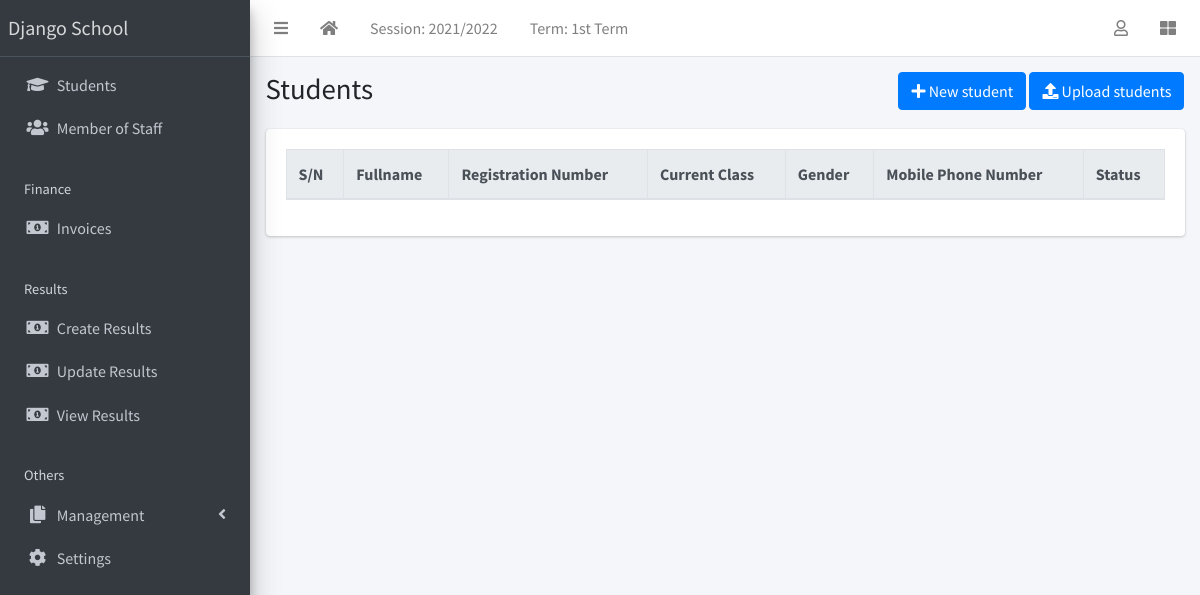
The app's page /student/list (signed in) with its own data.
### apps/corecode/models.py (models this page shows, shortened)
class AcademicSession(models.Model):
    name = models.CharField(max_length=200, unique=True)
    current = models.BooleanField(default=True)
    class Meta:
        ordering = ["-name"]

class AcademicTerm(models.Model):
    name = models.CharField(max_length=20, unique=True)
    current = models.BooleanField(default=True)
    class Meta:
        ordering = ["name"]

class SiteConfig(models.Model):
    key = models.SlugField()
    value = models.CharField(max_length=200)

### apps/students/views.py (the view)
# urls.py: path("list", StudentListView.as_view(), name="student-list"),
class StudentListView(LoginRequiredMixin, ListView):
    model = Student
    template_name = "students/student_list.html"

### apps/corecode/context_processors.py (called while the page is built)
def site_defaults(request):
    current_session = AcademicSession.objects.get(current=True)
    current_term = AcademicTerm.objects.get(current=True)
    vals = SiteConfig.objects.all()
    contexts = {
        "current_session": current_session.name,
        "current_term": current_term.name,
    }
    for val in vals:
        contexts[val.key] = val.value
    return contexts

### apps/students/templates/students/student_list.html (shortened to what this page needs)
{% extends 'base.html' %}
{% block title %}Students{% endblock title %}
{% block breadcrumb %}
<a class="btn btn-primary" href="{% url 'student-create' %}"><i
    class="fas fa-plus"></i> New student</a>
<a class="btn btn-primary" href="{% url 'student-upload' %}"><i
    class="fas fa-upload"></i> Upload students</a>
{% endblock breadcrumb %}
{% block content %}
  <div class="table-responsive">
    <table id="studenttable" class="table table-bordered table-hover" data-page-length='100'>
      <thead class="thead-light">
        <tr>
          <th>S/N</th>
          <th>Fullname</th>
          <th>Registration Number</th>
          <th>Current Class</th>
          <th>Gender</th>
          <th>Mobile Phone Number</th>
          <th>Status</th>
        </tr>
      </thead>
    </table>
  </div>
{% endblock content %}

### templates/base.html (shortened to what this page needs)
{% load static %}
<!DOCTYPE html>
<html lang="en">
<head>
  <link rel="stylesheet" href="{% static 'plugins/fontawesome-free/css/all.min.css' %}">
  <link rel="stylesheet" href="{% static 'plugins/toastr/toastr.min.css' %}">
  <link rel="stylesheet"
    href="{% static 'plugins/overlayScrollbars/css/OverlayScrollbars.min.css' %}">
  <link rel="stylesheet" href="{% static 'plugins/Datatables/datatables.min.css' %}" />
  <link rel="stylesheet" href="{% static 'dist/css/adminlte.min.css' %}">
</head>
<body
  class="hold-transition sidebar-mini layout-fixed layout-navbar-fixed layout-footer-fixed">
  <div class="wrapper">
    <nav class="main-header navbar navbar-expand navbar-white navbar-light">
      <ul class="navbar-nav">
        <li class="nav-item">
          <a class="nav-link" data-widget="pushmenu" href="#" role="button"><i
              class="fas fa-bars"></i></a>
        </li>
        <li class="nav-item d-none d-sm-inline-block">
          <a href="{% url 'home' %} " class="nav-link"><i class="fa fa-home"></i></a>
        </li>
        <li class="nav-item d-none d-sm-inline-block">
          <a href="{% url 'current-session' %}" class="nav-link">Session: {{ current_session }}</a>
        </li>
        <li class="nav-item d-none d-sm-inline-block">
          <a href="{% url 'current-session' %}" class="nav-link">Term: {{ current_term }}</a>
        </li>
      </ul>
      <ul class="navbar-nav ml-auto">
        <li class="nav-item dropdown">
          <a class="nav-link" data-toggle="dropdown" href="#">
            <i class="far fa-user"></i>
          </a>
        </li>
        <li class="nav-item">
          <a class="nav-link" data-widget="control-sidebar" data-slide="true"
            href="#" role="button"><i class="fas fa-th-large"></i></a>
        </li>
      </ul>
    </nav>
    <aside class="main-sidebar sidebar-dark-primary elevation-4">
      <a href="{% url 'home' %}" class="brand-link">{{ school_name | default:"MySchool" }}</a>
      <div class="sidebar">
        <nav class="mt-2">
          <ul class="nav nav-pills nav-sidebar flex-column"
            data-widget="treeview" role="menu" data-accordion="false">
            <li class="nav-item">
              <a href="{% url 'student-list' %}" class="nav-link">
                <i class="nav-icon fas fa-graduation-cap"></i>
                <p>
                  Students
                </p>
              </a>
            </li>
            <li class="nav-item">
              <a href="{% url 'staff-list' %}" class="nav-link">
                <i class="nav-icon fas fa-users"></i>
                <p>
                  Member of Staff
                </p>
              </a>
            </li>
            <li class="nav-header">Finance</li>
            <li class="nav-item">
              <a href="{% url 'invoice-list' %}" class="nav-link">
                <i class="nav-icon fas fa-money-bill-alt"></i>
                <p>
                  Invoices
                </p>
              </a>
            </li>
            <li class="nav-header">Results</li>
            <li class="nav-item">
              <a href="{% url 'create-result' %}" class="nav-link">
                <i class="nav-icon fas fa-money-bill-alt"></i>
                <p>
                  Create Results
                </p>
              </a>
            </li>
            <li class="nav-item">
              <a href="{% url 'edit-results' %}" class="nav-link">
                <i class="nav-icon fas fa-money-bill-alt"></i>
                <p>
                  Update Results
                </p>
              </a>
            </li>
            <li class="nav-item">
              <a href="{% url 'view-results' %}" class="nav-link">
                <i class="nav-icon fas fa-money-bill-alt"></i>
                <p>
                  View Results
                </p>
              </a>
            </li>
            <li class="nav-header">Others</li>
            <li class="nav-item has-treeview">
              <a href="#" class="nav-link">
                <i class="nav-icon fas fa-copy"></i>
                <p>
                  Management
                  <i class="fas fa-angle-left right"></i>
                </p>
              </a>
            </li>
            <li class="nav-item">
              <a href="{% url 'configs' %}" class="nav-link">
                <i class="nav-icon fas fa-cog"></i>
                <p>
                  Settings
                </p>
              </a>
            </li>
          </ul>
        </nav>
      </div>
    </aside>
    <div class="content-wrapper">
      <section class="content-header">
        <div class="container-fluid">
          <div class="row mb-1">
            <div class="col-sm-8">
              <h1>{% block title %}{% endblock title %}</h1>
            </div>
            <div class="col-sm-4">
              <ol class="breadcrumb float-sm-right">
                <li class="breadcrumb-item">{% block breadcrumb %}{% endblock breadcrumb %}</li>
              </ol>
            </div>
          </div>
        </div>
      </section>
      <section class="content">
        <div class="container-fluid">
          <div class="row">
            <div class="col-md-12">
              {% block fullcard %}
              <div class="card">
                <div class="card-body">
                  <div class="row">
                    <div class="col">
                      {% block content %}
                      {% endblock content %}
                    </div>
                  </div>
                </div>
              </div>
              {% endblock fullcard %}
            </div>
          </div>
        </div>
      </section>
    </div>
  </div>
</body>
</html>

### records on screen
AcademicSession: name "2021/2022"
AcademicTerm: name "1st Term"
SiteConfig: value "Django School"
